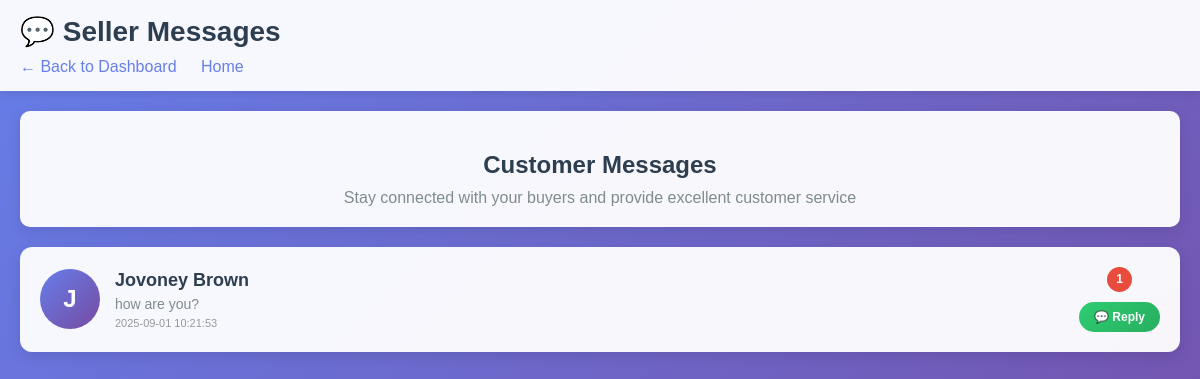
The page /seller/messages (signed in) on the database as committed earlier.
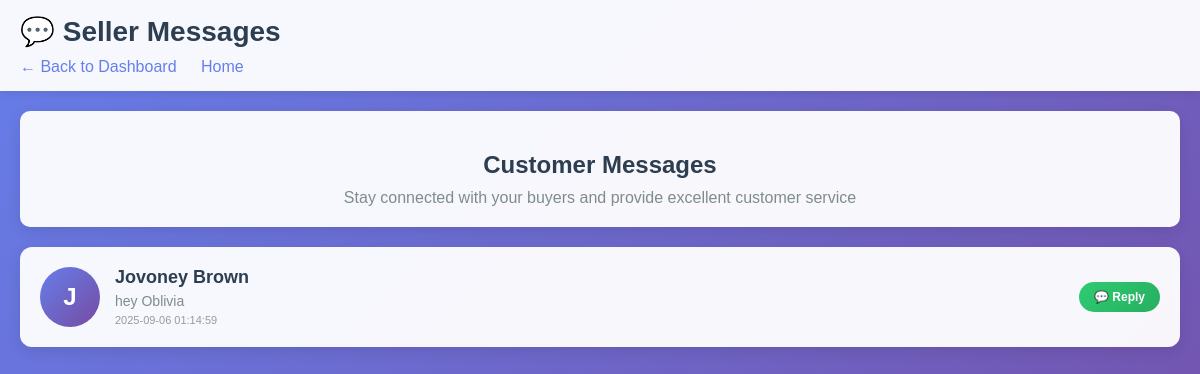
The same page on the database as committed later.
### tables this page shows
CREATE TABLE conversations (
                id INTEGER PRIMARY KEY AUTOINCREMENT,
                buyer_email TEXT NOT NULL,
                seller_email TEXT NOT NULL,
                created_at TIMESTAMP DEFAULT CURRENT_TIMESTAMP,
                last_message_at TIMESTAMP DEFAULT CURRENT_TIMESTAMP,
                UNIQUE(buyer_email, seller_email)
            );

### app.py (the view)
@app.route('/seller/messages')
def seller_messages():
    if 'user' not in session or not session['user'].get('is_seller'):
        return redirect(url_for('login'))
    seller_email = session['user']['email']
    try:
        with get_db() as conn:
            cursor = conn.cursor()
            cursor.execute('''
                SELECT c.id, c.buyer_email, c.last_message_at,
                       u.first_name, u.last_name,
                       (SELECT COUNT(*) FROM messages m
                        WHERE m.conversation_id = c.id
                        AND m.receiver_email = ?
                        AND m.read_status = 0) as unread_count,
                       (SELECT message FROM messages m2
                        WHERE m2.conversation_id = c.id
                        ORDER BY m2.timestamp DESC LIMIT 1) as last_message
                FROM conversations c
                JOIN users u ON c.buyer_email = u.email
                WHERE c.seller_email = ?
                ORDER BY c.last_message_at DESC
            ''', (seller_email, seller_email))
            conversations = []
            for row in cursor.fetchall():
                conversations.append({
                    'id': row['id'],
                    'buyer_email': row['buyer_email'],
                    'buyer_name': f"{row['first_name']} {row['last_name']}",
                    'last_message': row['last_message'],
                    'last_message_at': row['last_message_at'],
                    'unread_count': row['unread_count'] or 0
                })
        cart_data = get_cart_items()
        return render_template(
            'seller_messages.html',
            conversations=conversations,
            user=session['user'],
            cart_items=cart_data['items'],
            cart_total=cart_data['total'],
            discount=cart_data['discount'],
            cart_item_count=cart_data['cart_item_count']
        )
    except Exception as e:
        logger.error(f"Error in seller_messages: {e}")
        return redirect(url_for('seller_dashboard'))

### app.py (called while the page is built)
@app.context_processor
def inject_csrf_token():
    return dict(csrf_token=generate_csrf)

@app.context_processor
def inject_csrf_token():
    return dict(csrf_token=generate_csrf)

def get_db():
    conn = sqlite3.connect('zo-zi.db')
    conn.row_factory = sqlite3.Row
    return conn

@app.context_processor
def inject_messaging_links():
    messaging_links = {}
    if 'user' in session:
        if session['user'].get('is_seller'):
            messaging_links['seller_messages'] = url_for('seller_messages')
        else:
            messaging_links['buyer_messages'] = url_for('buyer_messages')
    return messaging_links

### templates/seller_messages.html (shortened to what this page needs)
<!DOCTYPE html>
<html lang="en">
<head>
</head>
<body>
    <div class="header">
        <h1>💬 Seller Messages</h1>
        <div class="nav-links">
            <a href="{{ url_for('seller_dashboard') }}">← Back to Dashboard</a>
            <a href="{{ url_for('index') }}">Home</a>
        </div>
    </div>
    <div class="messages-container">
        <div class="messages-header">
            <h2>Customer Messages</h2>
            <p>Stay connected with your buyers and provide excellent customer service</p>
        </div>
        {% if conversations %}
            <div class="conversations-list">
                {% for conv in conversations %}
                    <div class="conversation-card" data-buyer-email="{{ conv.buyer_email }}">
                        <div class="buyer-avatar">
                            {{ conv.buyer_name[0].upper() if conv.buyer_name else 'B' }}
                        </div>
                        <div class="conversation-info">
                            <div class="buyer-name">{{ conv.buyer_name }}</div>
                            <div class="last-message">
                                {{ conv.last_message[:50] + '...' if conv.last_message and conv.last_message|length > 50 else (conv.last_message or 'No messages yet') }}
                            </div>
                            <div class="message-time">
                                {% if conv.last_message_at %}
                                    {{ moment(conv.last_message_at).fromNow() if moment else conv.last_message_at }}
                                {% else %}
                                    Recently
                                {% endif %}
                            </div>
                        </div>
                        <div class="conversation-actions">
                            {% if conv.unread_count > 0 %}
                                <div class="unread-badge">{{ conv.unread_count }}</div>
                            {% endif %}
                            <button class="reply-btn" onclick="openChat('{{ conv.buyer_email }}', '{{ conv.buyer_name }}')">
                                💬 Reply
                            </button>
                        </div>
                    </div>
                {% endfor %}
            </div>
        {% else %}
            <div class="empty-messages">
                <div class="empty-icon">📭</div>
                <div class="empty-title">No Messages Yet</div>
                <div class="empty-text">When customers message you about your products, they'll appear here</div>
            </div>
        {% endif %}
    </div>
</body>
</html>

### templates/seller_messages.html (style rules this page uses)
body { margin: 0; font-family: Arial, sans-serif; background: linear-gradient(135deg, #667eea 0%, #764ba2 100%); min-height: 100vh; }
.header { background: rgba(255,255,255,0.95); padding: 15px 20px; box-shadow: 0 2px 10px rgba(0,0,0,0.1); }
.header h1 { color: #2c3e50; margin: 0; font-size: 28px; }
.nav-links { margin-top: 10px; }
.nav-links a { color: #667eea; text-decoration: none; margin-right: 20px; font-weight: 500; }
.messages-container { max-width: 1200px; margin: 20px auto; padding: 0 20px; }
.messages-header { background: rgba(255,255,255,0.95); padding: 20px; border-radius: 10px; margin-bottom: 20px; text-align: center; box-shadow: 0 4px 15px rgba(0,0,0,0.1); }
.messages-header h2 { color: #2c3e50; margin-bottom: 10px; }
.messages-header p { color: #7f8c8d; margin: 0; }
.conversations-list { display: grid; gap: 15px; }
.conversation-card { background: rgba(255,255,255,0.95); border-radius: 12px; padding: 20px; display: flex; align-items: center; gap: 15px; box-shadow: 0 4px 15px rgba(0,0,0,0.1); transition: all 0.3s ease; cursor: pointer; }
.buyer-avatar { width: 60px; height: 60px; border-radius: 50%; background: linear-gradient(135deg, #667eea, #764ba2); color: white; display: flex; align-items: center; justify-content: center; font-size: 24px; font-weight: bold; flex-shrink: 0; }
.conversation-info { flex: 1; }
.buyer-name { font-size: 18px; font-weight: bold; color: #2c3e50; margin-bottom: 5px; }
.last-message { color: #7f8c8d; font-size: 14px; margin-bottom: 5px; max-width: 300px; overflow: hidden; text-overflow: ellipsis; white-space: nowrap; }
.message-time { color: #bdc3c7; font-size: 12px; }
.conversation-actions { display: flex; flex-direction: column; align-items: center; gap: 10px; }
.reply-btn { background: linear-gradient(135deg, #2ecc71, #27ae60); color: white; border: none; padding: 8px 15px; border-radius: 20px; cursor: pointer; font-size: 12px; font-weight: bold; transition: all 0.3s ease; }
.message-time { font-size: 11px; color: #999; margin-top: 5px; }

Rows that differ between the two databases and show on the page:
changed conversations: last_message "how are you?" → "hey Oblivia"; last_message_at "2025-09-01 10:21:53" → "2025-09-06 01:14:59"; unread_count "1" → (not shown)
